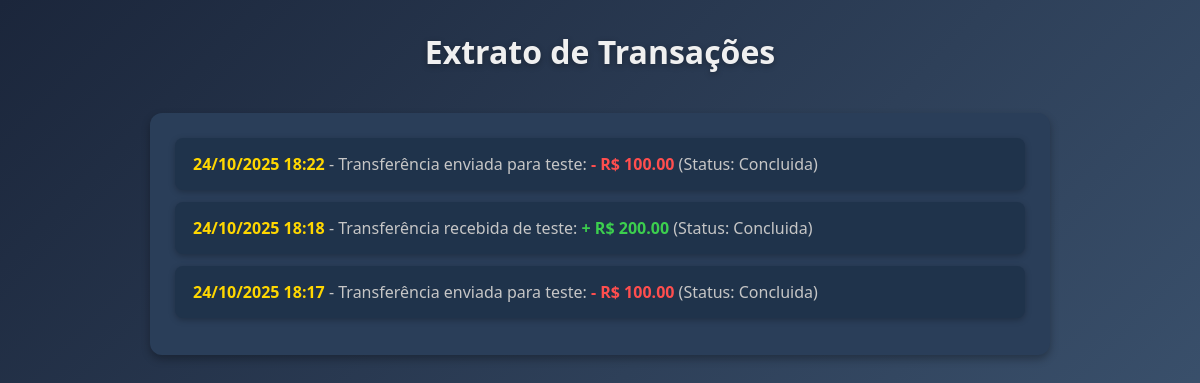
The app's page /users/extrato/ (signed in) with its own data.
### users/models.py (models this page shows, shortened)
class Transferencia(models.Model):
    STATUS_CHOICES = [
        ('concluida', 'Concluída'),
        ('falhou', 'Falhou'),
    ]
    remetente = models.ForeignKey(
        'Cliente',
        on_delete=models.CASCADE,
        related_name='transferencias_enviadas'
    )
    destinatario = models.ForeignKey(
        'Cliente',
        on_delete=models.CASCADE,
        related_name='transferencias_recebidas'
    )
    valor = models.DecimalField(max_digits=10, decimal_places=2)
    data_transferencia = models.DateTimeField(default=timezone.now)
    status = models.CharField(max_length=10, choices=STATUS_CHOICES, default='concluida')

class Cliente(models.Model):
    gerente_responsavel = models.ForeignKey(
        Gerente,
        on_delete=models.SET_NULL,
        null=True,
        blank=True,
        related_name="clientes"
    )
    numero_da_conta = models.CharField(
        max_length=20,
        unique=True,
        default=gerar_numero_conta
    )
    cpf = models.CharField(max_length=14, unique=True, validators=[cpf_validator])
    username = models.CharField(max_length=150)
    email = models.EmailField(unique=True)
    password = models.CharField(max_length=128)
    data_de_nascimento = models.DateField()
    telefone = models.CharField(max_length=14, validators=[telefone_validator])
    data_de_cadastro = models.DateTimeField(auto_now_add=True)
    saldo = models.DecimalField(max_digits=10, decimal_places=2, default=0.00)
    tipo_de_conta = models.CharField(
        max_length=20,
        choices=[
            ('corrente', 'Conta Corrente'),
            ('poupanca', 'Conta Poupança'),
            ('salario', 'Conta Salário'),
        ]
    )
    status_conta = models.CharField(max_length=20, default='ativa')
    admUser = models.BooleanField(default=False)
    creditos = models.DecimalField(max_digits=10, decimal_places=2, default=0.00)

### users/views.py (the view)
# urls.py: path('extrato/', views.extrato, name='extrato'),
def extrato(request):
    if "user_id" not in request.session:
        return redirect("users:login")
    admUser = request.session.get("admUser", False)
    if admUser:
        messages.error(request, "Apenas clientes podem acessar o extrato.")
        return redirect("users:perfil")
    cliente = get_object_or_404(Cliente, id=request.session["user_id"])
    transferencias_enviadas = cliente.transferencias_enviadas.all()
    transferencias_recebidas = cliente.transferencias_recebidas.all()
    todas_transferencias = sorted(
        list(transferencias_enviadas) + list(transferencias_recebidas),
        key=lambda t: t.data_transferencia,
        reverse=True
    )
    context = {
        "user": cliente,
        "transferencias": todas_transferencias,
    }
    return render(request, 'users/perfil/cliente/extrato.html', context)

### templates/users/perfil/cliente/extrato.html (shortened to what this page needs)
<!DOCTYPE html>
<html lang="pt-BR">
<head>
    {% load static %}
    <link rel="stylesheet" href="{% static 'perfil/cliente/extrato/style.css' %}">
</head>
<body>
    <div class="dashboard-container">
        <main class="main-content">
            <header class="main-header">
                <h1>Extrato de Transações</h1>
            </header>
            <section class="extrato-section">
                <ul class="extrato-list">
                    {% for t in transferencias %}
                        <li>
                            <strong>{{ t.data_transferencia|date:"d/m/Y H:i" }}</strong> -
                            {% if t.remetente == user %}
                                Transferência enviada para {{ t.destinatario.username }}:
                                <span class="valor-negativo">- R$ {{ t.valor }}</span>
                            {% else %}
                                Transferência recebida de {{ t.remetente.username }}:
                                <span class="valor-positivo">+ R$ {{ t.valor }}</span>
                            {% endif %}
                            (Status: {{ t.status|capfirst }})
                        </li>
                    {% empty %}
                        <li>Nenhuma transação encontrada.</li>
                    {% endfor %}
                </ul>
            </section>
        </main>
    </div>
</body>
</html>

### static/perfil/cliente/extrato/style.css (style rules this page uses)
* { margin: 0; padding: 0; box-sizing: border-box; font-family: 'Segoe UI', Tahoma, Geneva, Verdana, sans-serif; }
:root { --primary-color: #FFD700; --secondary-color: #415A77; --background-dark: #1B263B; --card-bg: #2A3E59; --card-hover-bg: #1F334B; --text-color: #c6c6c6; --positive-color: #3CCF4E; --negative-color: #FF4E4E; }
body { background: linear-gradient(135deg, var(--background-dark), var(--secondary-color)); color: var(--text-color); min-height: 100vh; padding: 30px; }
.dashboard-container { max-width: 900px; margin: 0 auto; }
.main-header { text-align: center; margin-bottom: 40px; }
.main-header h1 { font-size: 2em; color: #f0f0f0; text-shadow: 0 2px 6px rgba(0,0,0,0.3); }
.extrato-section { background-color: var(--card-bg); padding: 25px; border-radius: 12px; box-shadow: 0 4px 8px rgba(0,0,0,0.3); }
.extrato-list { list-style: none; }
.extrato-list li { background-color: var(--card-hover-bg); padding: 15px 18px; margin-bottom: 12px; border-radius: 8px; box-shadow: 0 2px 6px rgba(0,0,0,0.25); transition: transform 0.2s, background-color 0.3s; }
.extrato-list strong { color: var(--primary-color); }
.valor-positivo { color: var(--positive-color); font-weight: bold; }
.valor-negativo { color: var(--negative-color); font-weight: bold; }

### records on screen
Transferencia: data_transferencia "24/10/2025 18:22", destinatario.username "teste", valor "100.00", status "Concluida"
Transferencia: data_transferencia "24/10/2025 18:18", remetente.username "teste", valor "200.00", status "Concluida"
Transferencia: data_transferencia "24/10/2025 18:17", destinatario.username "teste", valor "100.00", status "Concluida"
